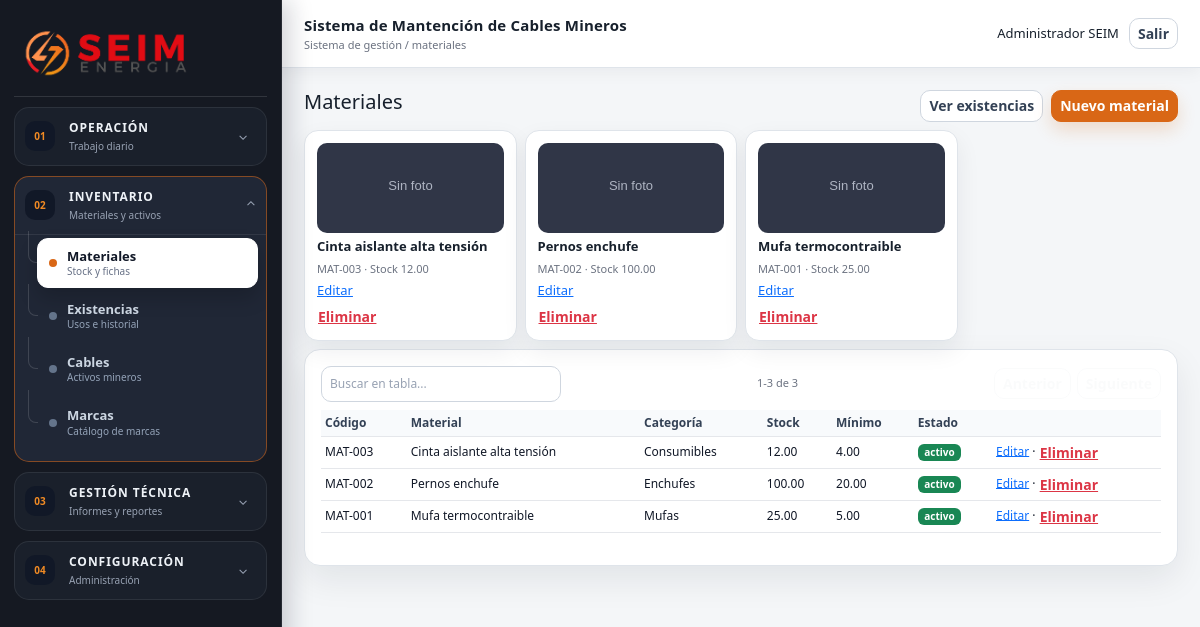
/public/materiales (signed in), run on the app's committed database.
### tables this page shows
CREATE TABLE materiales(id INT AUTO_INCREMENT PRIMARY KEY,codigo_interno VARCHAR(50) NOT NULL UNIQUE,nombre_material VARCHAR(150) NOT NULL,descripcion TEXT,categoria_id INT,unidad_medida VARCHAR(30) DEFAULT 'un',stock_actual DECIMAL(12,2) DEFAULT 0,stock_minimo DECIMAL(12,2) DEFAULT 0,foto VARCHAR(255),estado ENUM('activo','inactivo') DEFAULT 'activo',created_at TIMESTAMP NULL,updated_at TIMESTAMP NULL,deleted_at TIMESTAMP NULL,FOREIGN KEY(categoria_id) REFERENCES categorias_materiales(id),INDEX idx_stock(stock_actual,stock_minimo));

CREATE TABLE categorias_materiales(id INT AUTO_INCREMENT PRIMARY KEY,nombre VARCHAR(100) NOT NULL,estado ENUM('activo','inactivo') DEFAULT 'activo',created_at TIMESTAMP NULL,updated_at TIMESTAMP NULL,deleted_at TIMESTAMP NULL);

### app/Core/App.php (called while the page is built, shortened)
<?php
final class App { private static array $config; private static ?PDO $pdo=null; public static function boot(array $config): void { self::$config=$config; } public static function config(string $key, mixed $default=null): mixed { return self::$config[$key] ?? $default; } public static function db(): PDO { if(!self::$pdo){ $db=self::$config['db']; $dsn="mysql:host={$db['host']};dbname={$db['name']};charset={$db['charset']}"; self::$pdo=new PDO($dsn,$db['user'],$db['pass'],[PDO::ATTR_ERRMODE=>PDO::ERRMODE_EXCEPTION,PDO::ATTR_DEFAULT_FETCH_MODE=>PDO::FETCH_ASSOC]); } return self::$pdo; } }

### app/Core/Controller.php (called while the page is built, shortened)
<?php
abstract class Controller { protected function view(string $view,array $data=[]):void{ extract($data); $viewFile=__DIR__.'/../Views/'.$view.'.php'; require __DIR__.'/../Views/layouts/app.php'; } protected function auth():void{ if(!current_user()) redirect('login'); } protected function requirePermission(string $module,string $action='ver'):void{ $this->auth(); if(($_SESSION['user']['rol']??'')==='Super Administrador') return; $perms=$_SESSION['permissions'][$module]??[]; if(empty($perms[$action])) { http_response_code(403); exit('Sin permisos'); } } protected function uploadImage(string $field,string $dir):?string{ if(empty($_FILES[$field]['name'])) return null; $cfg=App::config('image_mimes'); $tmp=$_FILES[$field]['tmp_name']; $mime=mime_content_type($tmp); if(!isset($cfg[$mime]) || $_FILES[$field]['size']>App::config('upload_max_bytes')) throw new \RuntimeException('Imagen inválida: use JPG, PNG o WEBP de máximo 3 MB.'); $name=bin2hex(random_bytes(12)).'.'.$cfg[$mime]; if(!is_dir(__DIR__.'/../../public/uploads/'.$dir)) mkdir(__DIR__.'/../../public/uploads/'.$dir,0775,true); move_uploaded_file($tmp,__DIR__.'/../../public/uploads/'.$dir.'/'.$name); return 'uploads/'.$dir.'/'.$name; } }

### app/Controllers/CatalogController.php (called while the page is built, shortened)
<?php
class CatalogController extends Controller {
 public function materiales():void{$this->requirePermission('Materiales');$m=new InventoryModel;$rows=$m->materiales();$cats=$m->all('categorias_materiales','nombre');$this->view('materiales/index',compact('rows','cats'));}
}

### public/index.php (called while the page is built, shortened)
<?php
require_once __DIR__ . '/../app/Core/helpers.php';
spl_autoload_register(function (string $class): void {
    $prefix = 'App\\';
    if (str_starts_with($class, $prefix)) {
        $path = __DIR__ . '/../app/' . str_replace('\\', '/', substr($class, strlen($prefix))) . '.php';
    }
});
$router = new App\Core\Router();
$router->dispatch($_SERVER['REQUEST_METHOD'], parse_url($_SERVER['REQUEST_URI'], PHP_URL_PATH) ?: '/');

### app/Core/Model.php (called while the page is built, shortened)
<?php
abstract class Model { protected \PDO $db; public function __construct(){ $this->db=App::db(); } public function fetchAll(string $sql,array $p=[]):array{ $s=$this->db->prepare($sql); $s->execute($p); return $s->fetchAll(); } public function fetch(string $sql,array $p=[]):?array{ $s=$this->db->prepare($sql); $s->execute($p); return $s->fetch()?:null; } public function execSql(string $sql,array $p=[]):bool{ $s=$this->db->prepare($sql); return $s->execute($p); } }

### app/Models/InventoryModel.php (called while the page is built, shortened)
<?php
class InventoryModel extends BaseCatalog {
 public function materiales():array{return $this->fetchAll('SELECT m.*, c.nombre categoria FROM materiales m LEFT JOIN categorias_materiales c ON c.id=m.categoria_id WHERE m.deleted_at IS NULL ORDER BY m.id DESC');}
}

### app/Views/materiales/index.php (the view)
<div class="d-flex justify-content-between mb-2"><h5>Materiales</h5><div class="d-flex gap-2"><a class="btn btn-sm btn-outline-light" href="<?= url('inventario/existencias') ?>">Ver existencias</a><a class="btn btn-sm btn-seim" href="<?= url('materiales/crear') ?>">Nuevo material</a></div></div><div class="row g-2 mb-2"><?php foreach($rows as $r): ?><div class="col-md-3"><div class="material-card"><img src="<?= $r['foto']?url($r['foto']):url('assets/img/no-photo.svg') ?>"><b><?= e($r['nombre_material']) ?></b><span><?= e($r['codigo_interno']) ?> · Stock <?= e($r['stock_actual']) ?></span><?= $r['stock_actual']<=$r['stock_minimo']?'<em>Stock mínimo</em>':'' ?><a href="<?= url('materiales/editar/'.$r['id']) ?>">Editar</a><form method="post" action="<?= url('materiales/eliminar/'.$r['id']) ?>" onsubmit="return confirm('¿Eliminar este material?')"><?= csrf_field() ?><button class="btn btn-link btn-sm p-0 text-danger">Eliminar</button></form></div></div><?php endforeach; ?></div><div class="card-dark"><table class="table table-dark table-sm datatable"><thead><tr><th>Código</th><th>Material</th><th>Categoría</th><th>Stock</th><th>Mínimo</th><th>Estado</th><th></th></tr></thead><tbody><?php foreach($rows as $r): ?><tr><td><?= e($r['codigo_interno']) ?></td><td><?= e($r['nombre_material']) ?></td><td><?= e($r['categoria']??'') ?></td><td><?= e($r['stock_actual']) ?></td><td><?= e($r['stock_minimo']) ?></td><td><?= badge($r['estado']) ?></td><td><a href="<?= url('materiales/editar/'.$r['id']) ?>">Editar</a> · <form method="post" action="<?= url('materiales/eliminar/'.$r['id']) ?>" class="d-inline" onsubmit="return confirm('¿Eliminar este material?')"><?= csrf_field() ?><button class="btn btn-link btn-sm p-0 text-danger">Eliminar</button></form></td></tr><?php endforeach; ?></tbody></table></div>

### app/Core/Router.php (shortened to what this page needs)
<?php
final class Router
{
    private array $routes = [];
    private function add($m, $p, $a): void { $this->routes[$m][] = ['p' => trim($p, '/'), 'a' => $a]; }
    private function normalizePath(string $uri): string
    {
        $path = trim($uri, '/');
        $base = trim(parse_url(App::config('base_url'), PHP_URL_PATH) ?: '', '/');
        $projectBase = trim(dirname('/' . $base), '/.');
        foreach (array_filter([$base, $projectBase]) as $prefix) {
            if (str_starts_with($path, $prefix . '/')) {
                $path = trim(substr($path, strlen($prefix)), '/');
                break;
            }
        }
        return $path;
    }
    public function dispatch(string $method, string $uri): void
    {
        $path = $this->normalizePath($uri);
        foreach ($this->routes[$method] ?? [] as $r) {
            $regex = '#^' . preg_replace('#\{([a-z_]+)\}#', '(?P<$1>[^/]+)', $r['p']) . '$#';
            if (preg_match($regex, $path, $m)) {
                [$c, $fn] = $r['a'];
                $params = array_filter($m, 'is_string', ARRAY_FILTER_USE_KEY);
                (new $c)->$fn(...array_values($params));
                return;
            }
        }
    }
}

### app/Views/layouts/app.php (shortened to what this page needs)
<?php
$isLogin = str_contains($view, 'auth/');
$currentPath = app_path();
$currentSection = explode('/', $currentPath)[0] ?: 'dashboard';
$menuGroups = [
    [
        'label' => 'Operación',
        'summary' => 'Trabajo diario',
        'icon' => '01',
        'items' => [
            ['dashboard', 'Dashboard', 'Panel ejecutivo'],
            ['entregas-materiales', 'Entregas', 'Salida de materiales'],
            ['recepciones-materiales', 'Recepciones', 'Devoluciones'],
        ],
    ],
    [
        'label' => 'Inventario',
        'summary' => 'Materiales y activos',
        'icon' => '02',
        'items' => [
            ['materiales', 'Materiales', 'Stock y fichas'],
            ['inventario/existencias', 'Existencias', 'Usos e historial'],
            ['cables', 'Cables', 'Activos mineros'],
            ['marcas-cable', 'Marcas', 'Catálogo de marcas'],
        ],
    ],
    [
        'label' => 'Gestión técnica',
        'summary' => 'Informes y reportes',
        'icon' => '03',
        'items' => [
            ['informes-cable', 'Informes', 'Reparación de cables'],
            ['reportes', 'Reportes', 'Análisis y métricas'],
        ],
    ],
    [
        'label' => 'Configuración',
        'summary' => 'Administración',
        'icon' => '04',
        'items' => [
            ['origenes-cable', 'Origen cable', 'Mantenedor de orígenes'],
            ['usuarios', 'Usuarios', 'Cuentas del sistema'],
            ['roles', 'Roles', 'Permisos y accesos'],
        ],
    ],
];
?>
<!doctype html>
<html lang="es">
<head>
  <link href="https://cdn.jsdelivr.net/npm/bootstrap@5.3.3/dist/css/bootstrap.min.css" rel="stylesheet">
  <link href="<?= url('assets/css/app.css') ?>" rel="stylesheet">
</head>
<body class="<?= $isLogin ? 'login-bg' : '' ?>">
<?php if (!$isLogin): ?>
  <aside class="sidebar">
    <div class="brand">
      <img src="<?= url('assets/img/logo.png') ?>" alt="SEIM Energía">
    </div>
    <nav class="sidebar-nav" aria-label="Navegación principal">
      <?php foreach ($menuGroups as $group): ?>
        <?php $groupActive = false; foreach ($group['items'] as $item) { if ($currentPath === $item[0] || $currentSection === $item[0]) { $groupActive = true; break; } } ?>
        <details class="nav-group<?= $groupActive ? ' active' : '' ?>" <?= $groupActive ? 'open' : '' ?>>
          <summary>
            <span class="nav-index"><?= e($group['icon']) ?></span>
            <span><strong><?= e($group['label']) ?></strong><small><?= e($group['summary']) ?></small></span>
            <span class="nav-chevron">⌄</span>
          </summary>
          <div class="submenu">
            <?php foreach ($group['items'] as [$u, $t, $desc]): $active = $currentPath === $u || $currentSection === $u; ?>
              <a class="nav-link<?= $active ? ' active' : '' ?>" href="<?= url($u) ?>"<?= $active ? ' aria-current="page"' : '' ?>>
                <span class="nav-dot"></span>
                <span><strong><?= e($t) ?></strong><small><?= e($desc) ?></small></span>
              </a>
            <?php endforeach; ?>
          </div>
        </details>
      <?php endforeach; ?>
    </nav>
  </aside>
  <main class="main">
    <header class="topbar">
      <div>
        <strong><?= e(\App\Core\App::config('app_name')) ?></strong>
        <div class="crumb">Sistema de gestión / <?= e($currentPath ?: 'dashboard') ?></div>
      </div>
      <div class="user-actions">
        <span><?= e(current_user()['nombre'] ?? '') ?></span>
        <a class="btn btn-sm btn-outline-light" href="<?= url('logout') ?>">Salir</a>
      </div>
    </header>
    <section class="content">
      <?php require $viewFile; ?>
    </section>
  </main>
<?php else: ?>
  <?php require $viewFile; ?>
<?php endif; ?>
</body>
</html>

### app/Core/helpers.php (shortened to what this page needs)
<?php
function e(?string $v): string { return htmlspecialchars((string)$v, ENT_QUOTES, 'UTF-8'); }
function url(string $path = ''): string { return App\Core\App::config('base_url') . '/' . ltrim($path, '/'); }
function app_path(string $uri = ''): string {
    $path = trim(parse_url($uri !== '' ? $uri : ($_SERVER['REQUEST_URI'] ?? ''), PHP_URL_PATH) ?: '', '/');
    $base = trim(parse_url(App\Core\App::config('base_url'), PHP_URL_PATH) ?: '', '/');
    $projectBase = trim(dirname('/' . $base), '/.');
    foreach (array_filter([$base, $projectBase]) as $prefix) {
        if (str_starts_with($path, $prefix . '/')) return trim(substr($path, strlen($prefix)), '/');
    }
    return $path;
}
function current_user(): ?array { return $_SESSION['user'] ?? null; }
function badge(string $estado): string { $map=['activo'=>'success','inactivo'=>'secondary','disponible'=>'success','en reparación'=>'warning','entregado'=>'info','dado de baja'=>'danger','borrador'=>'secondary','finalizado'=>'success','anulado'=>'danger','activa'=>'warning','cerrada'=>'success','crítico'=>'danger','critico'=>'danger','bajo'=>'warning','normal'=>'success']; return '<span class="badge text-bg-'.($map[$estado]??'secondary').'">'.e($estado).'</span>'; }

### data on the page
materiales: nombre_material "Cinta aislante alta tensión", codigo_interno "MAT-003", stock_actual "12.00", categoria.nombre "Consumibles", stock_minimo "4.00", estado "activo"
materiales: nombre_material "Pernos enchufe", codigo_interno "MAT-002", stock_actual "100.00", categoria.nombre "Enchufes", stock_minimo "20.00", estado "activo"
materiales: nombre_material "Mufa termocontraible", codigo_interno "MAT-001", stock_actual "25.00", categoria.nombre "Mufas", stock_minimo "5.00", estado "activo"

### other printed values
$group['icon'] "01"
$group['label'] "OPERACIÓN"
$group['summary'] "Trabajo diario"
$group['icon'] "02"
$group['label'] "INVENTARIO"
$group['summary'] "Materiales y activos"
$t "Materiales"
$desc "Stock y fichas"
$t "Existencias"
$desc "Usos e historial"
$t "Cables"
$desc "Activos mineros"
$t "Marcas"
$desc "Catálogo de marcas"
$group['icon'] "03"
